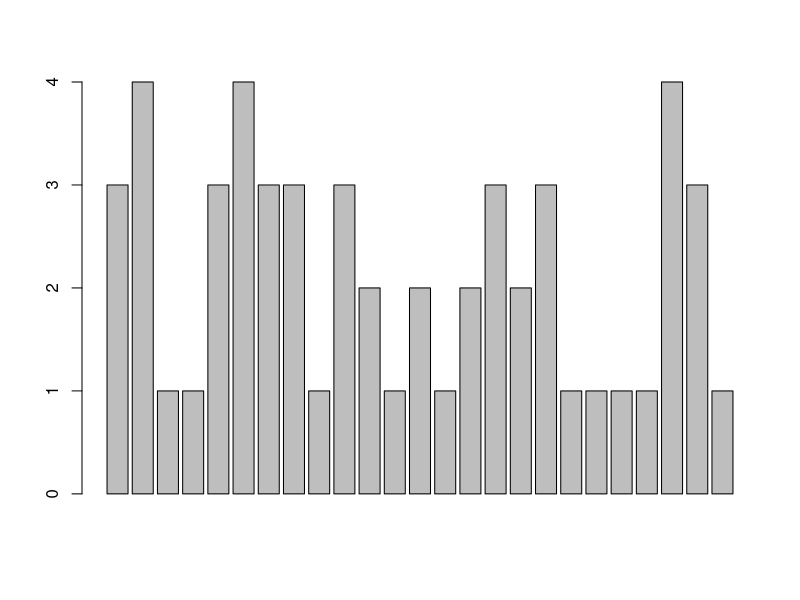
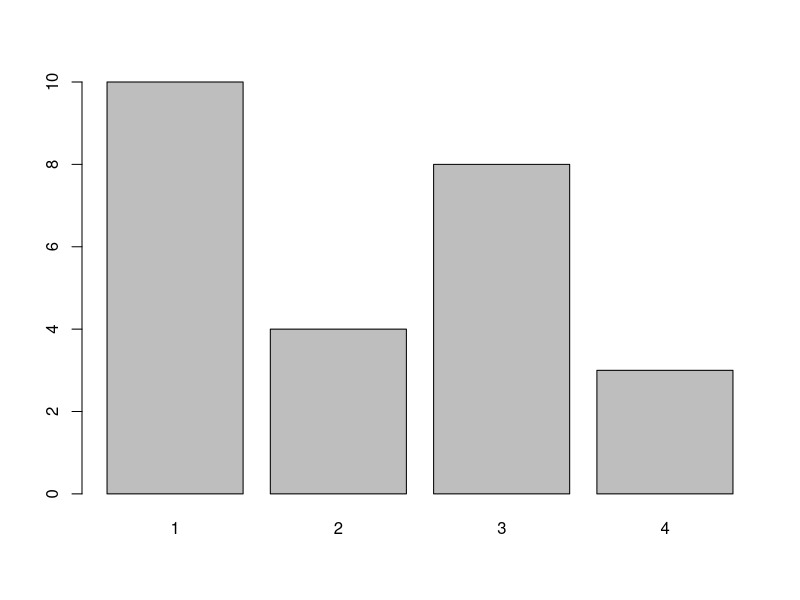
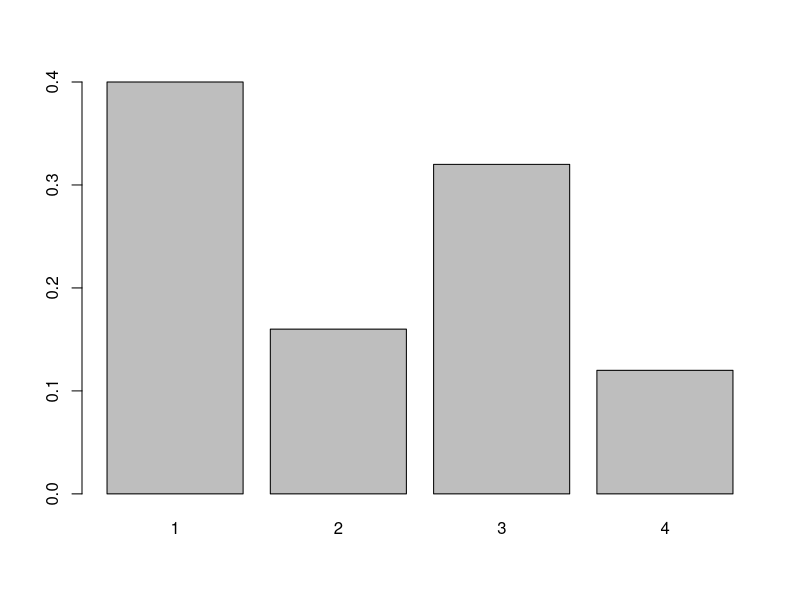
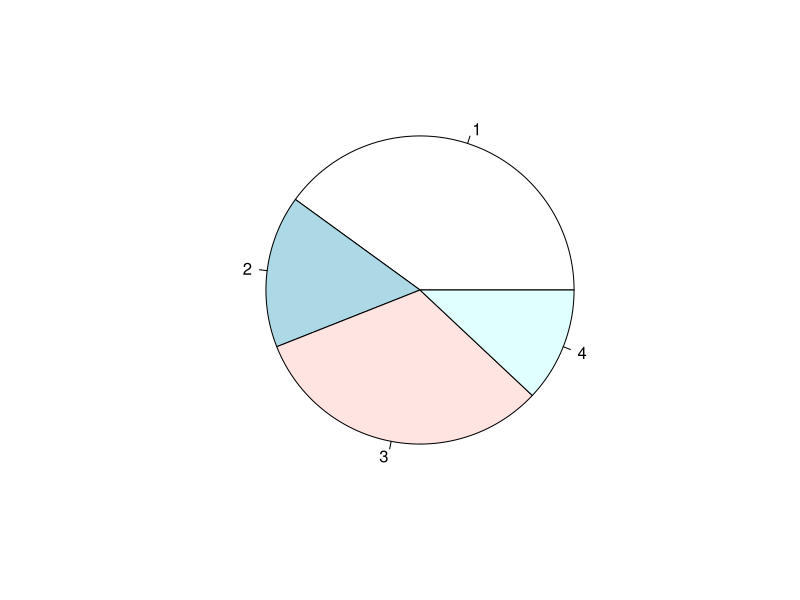
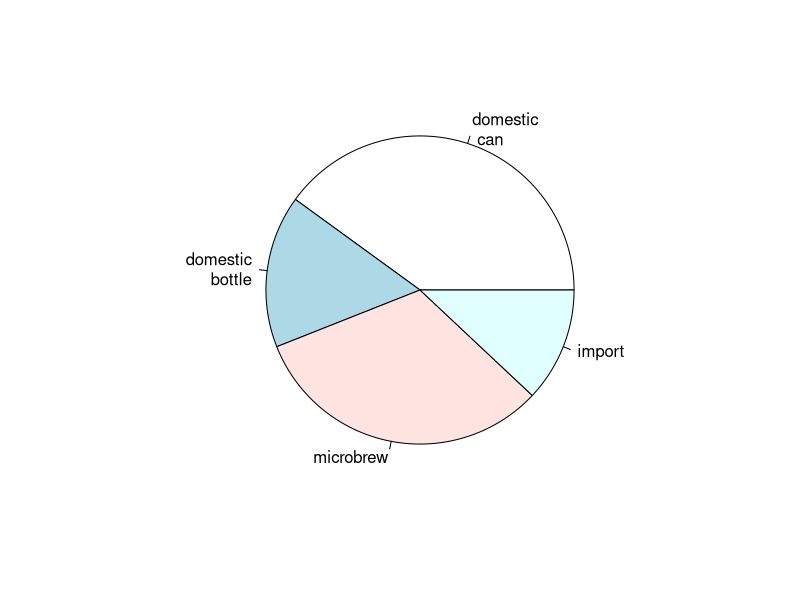
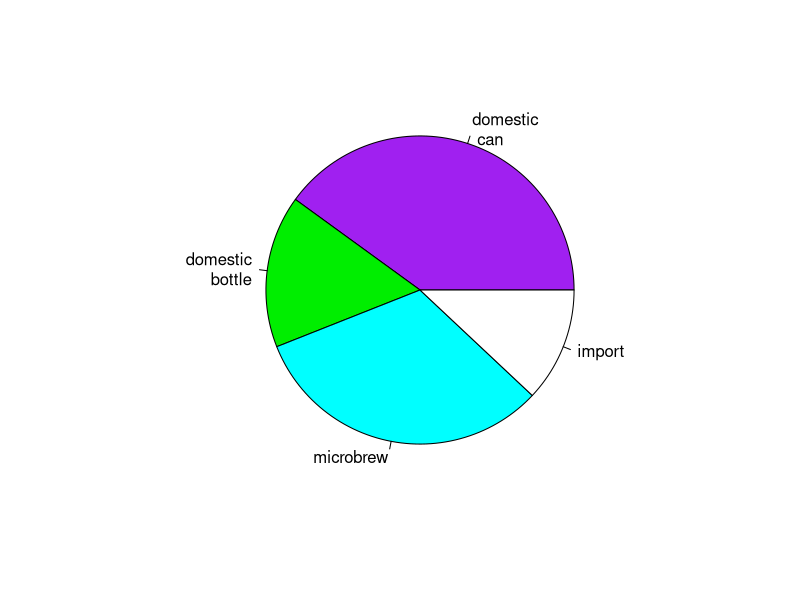

The R source for these figures, in order:
print("hello")

typos=c(2,3,0,3,1,0,0,1)

typos

mean(typos)
median(typos)
var(typos)

ex.one=1
ex.one

typos.draft1=c(2,3,0,3,1,0,0,1)
typos.draft2=c(0,3,0,3,1,0,0,1)
typos.draft2=typos.draft1
typos.draft2[1]=0
typos.draft2

typos.draft2[c(1,2,3)]
max(typos.draft2)
typos.draft2==3
which(typos.draft2==3)

sum(typos.draft2)
sum(typos.draft2>0)
typos.draft1-typos.draft2

x=c(45,43,46,48,51,46,50,47,46,45)
mean(x)
median(x)
max(x)
min(x)

x=c(x,48,49,51,50,49)
length(x)
x[16]=41
x[17:20]=c(40,38,35,40)

day=5
mean(x[day:(day+4)])
x[day:(day+4)]

cummax(x)
cummin(x)

#Working with Mathematics
whale=c(74,122,235,111,292,111,211,133,156,79)
mean(whale)
var(whale)
sd(whale)

#Categorical Data
x=c("Yes","No","No", "Yes", "Yes")
table(x)
factor(x)

#beer=scan()
beer = c(3, 4, 1, 1, 3, 4, 3, 3, 1, 3, 2, 1, 2, 1, 2, 3, 2, 3, 1, 1, 1, 1, 4, 3, 1)
barplot(beer)
barplot(table(beer))
barplot(table(beer)/length(beer))

beer.counts=table(beer)
pie(beer.counts)
names(beer.counts)=c("domestic\n can","domestic\n bottle","microbrew","import")
pie(beer.counts)
pie(beer.counts,col=c("purple","green2","cyan","white"))

#Numeric Measures
sals=c(12,.4,5,2,50,8,3,1,4,0.25)
mean(sals)
var(sals)
sd(sals)
median(sals)
fivenum(sals)
summary(sals)
sort(sals)

data=c(10,17,18,25,28,28)
summary(data)
quantile(data,.25)
quantile(data,c(.25,.75))